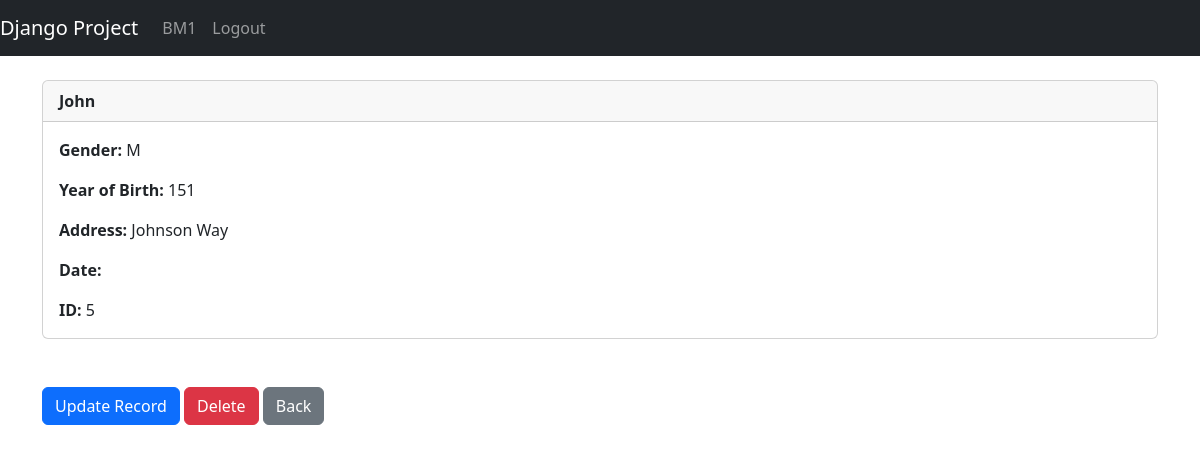
The app's page /record/5 (signed in) with its own data.
### myapp/models.py (models this page shows)
class PatientRecord(models.Model):
	name = models.CharField(max_length = 100)
	gender = models.CharField(max_length = 100)
	year = models.IntegerField()
	addr = models.CharField(max_length = 100)
	date = models.DateField(default='2024-01-01')

### myapp/views.py (the view)
# urls.py: path("record/<int:pk>", views.customer_record, name = "record"),
def customer_record(request,pk):
	if request.user.is_authenticated:
		customer_record = PatientRecord.objects.get(id = pk)
		return render(request, 'record.html', {'customer_record':customer_record})
	else:
		messages.success(request, "You must be logged in to use that page!")
		return redirect('home')

### myapp/templates/record.html (shortened to what this page needs)
{% extends 'base.html' %}
{% block content %}
<div class="card">
    <div class="card-header"><strong>
          {{ customer_record.name }}</strong>
    </div>
    <div class="card-body">
  <p class="card-text">
  <strong>Gender: </strong>{{ customer_record.gender }}</p>
  <p class="card-text">
  <strong>Year of Birth: </strong>{{ customer_record.year }}</p>
  <p class="card-text">
  <strong>Address: </strong>{{ customer_record.addr }}</p>
  <p class="card-text">
  <strong>Date: </strong>{{ customer_record.created_at }}</p>
  <p class="card-text">
  <strong>ID: </strong>{{ customer_record.id }}</p>
    </div>
  </div>
  <br/><br/>
  <a href="{% url 'update_record' customer_record.id %}" class="btn btn-primary">Update Record</a>
  <a href="{% url 'delete_record' customer_record.id %}" class="btn btn-danger">Delete</a>
  <a href="{% url 'record_all' %}" class="btn btn-secondary">Back</a>
{%endblock%}

### records on screen
PatientRecord: name "John", gender "M", year "151", addr "Johnson Way", id "5"
